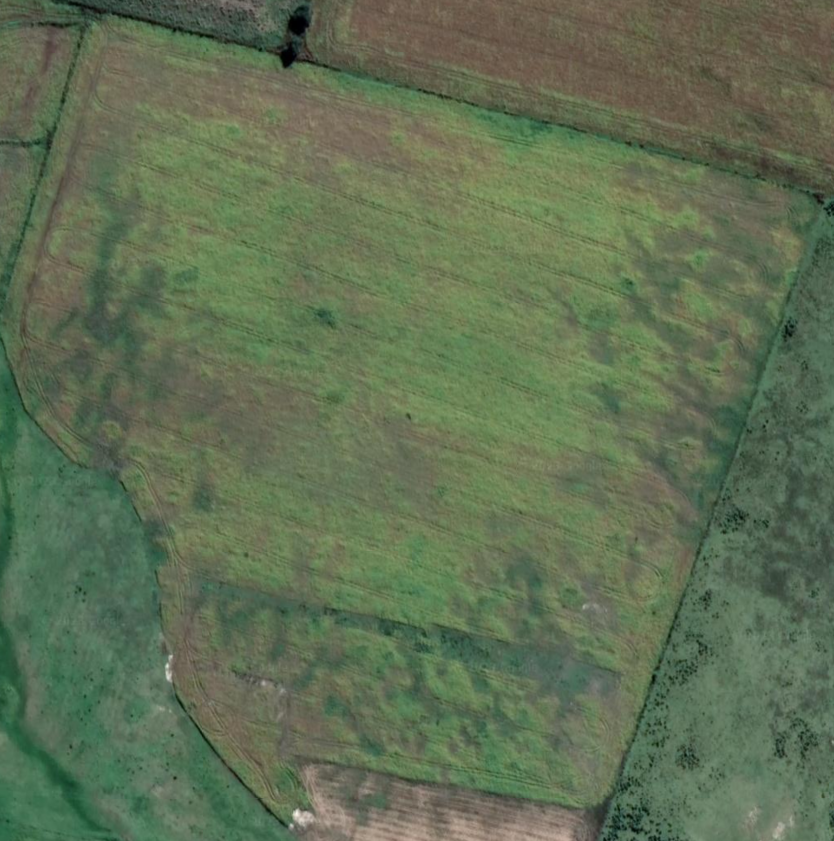
#> input picture Images/sample_img_4.png, 834 x 841 px
$ jupyter execute filter_image.ipynb
#> lines starting #> are read from the running program, lines starting #| are printed output that depends on the picture; after the words box and inside, x2 and y2 are one past the last pixel; in counts of white or black regions, pixels touching at a corner belong together
### image_cropper.py
import cv2
import numpy as np
from tkinter import Tk, filedialog


class ImageCropper:
    def __init__(self, image_path=None):

        # Define the global variables
        self.points = []
        self.lines = []
        self.img = None
        self.canvas = None

        self.mask = None
        self.image_path = image_path

    # [26 lines left out: function mouse_callback, not called in this run]

    def create_polygon(self, image_path):

        self.img = cv2.imread(image_path)
        clone = self.img.copy()

        cv2.namedWindow('Image')
        cv2.setMouseCallback('Image', self.mouse_callback)

        while True:
            cv2.imshow('Image', self.img)
            key = cv2.waitKey(1) & 0xFF

            if key == ord('r'):
                self.img = clone.copy()
                self.points.clear()
                self.lines.clear()

            elif key == ord('c'):
                break

        cv2.destroyAllWindows()

        # Create a mask based on the selected points
        self.mask = np.zeros_like(clone[:, :, 0])
        self.points = np.array(self.points, dtype=np.int32)
        cv2.fillPoly(self.mask, [self.points], (255, 255, 255))

    def run(self):

        # Create a Tkinter window to open the file dialog
        root = Tk()
        root.withdraw()

        if self.image_path is None:
            # Open the file dialog to select the image
            self.image_path = filedialog.askopenfilename()

        # Call the function to create the polygon and remove everything outside
        self.create_polygon(self.image_path)


# [4 lines that do not run on import are left out]

### filter_image.ipynb
[cell 1]
import cv2
import numpy as np
import matplotlib.pyplot as plt

from image_cropper import ImageCropper

[cell 2]
input_image_path = "Images/sample_img_4.png"

[cell 3]
## Read
img = cv2.imread(input_image_path)
#> img is the input picture: shape (841, 834, 3); mean B, G, R 83.5, 111.3, 96.1

## convert to hsv
hsv = cv2.cvtColor(img, cv2.COLOR_BGR2HSV)
#> hsv: shape (841, 834, 3); mean H, S, V 46, 68.9, 112.5


mask = cv2.inRange(hsv, (37, 52, 68), (94, 255, 139))
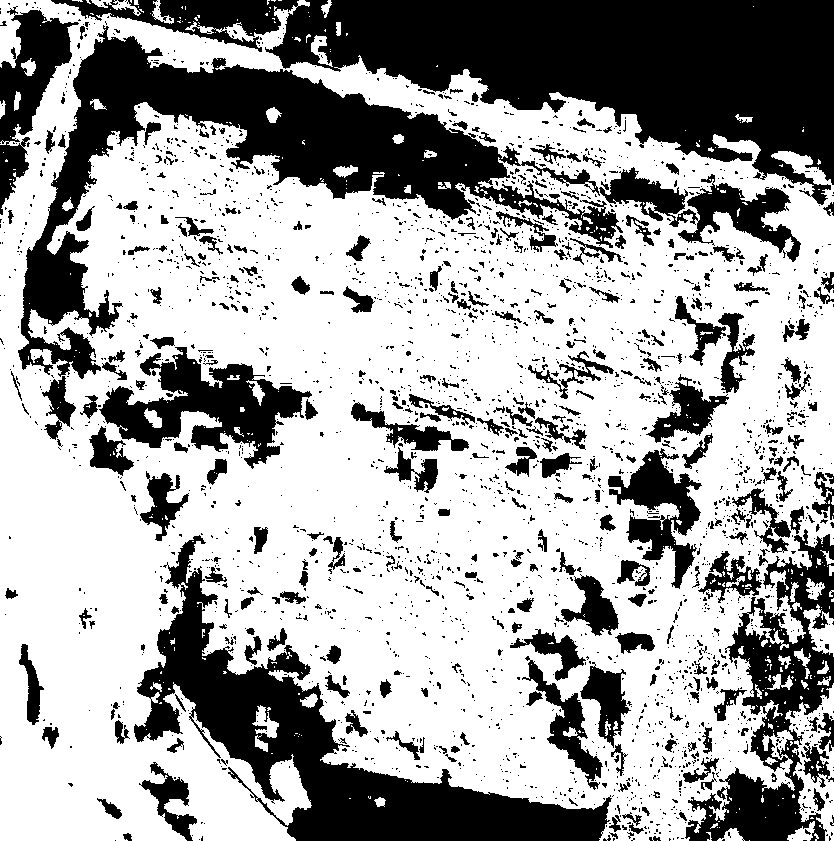
#> mask: shape (841, 834); 64.1% white; 2724 black regions (2363 under 20 px), largest, box (x1, y1, x2, y2) and area: (51, 0, 834, 205) 66488, (18, 25, 623, 379) 45936, (134, 535, 612, 841) 35054

## slice the green
imask = mask>0
green = np.zeros_like(img, np.uint8)
green[imask] = img[imask]
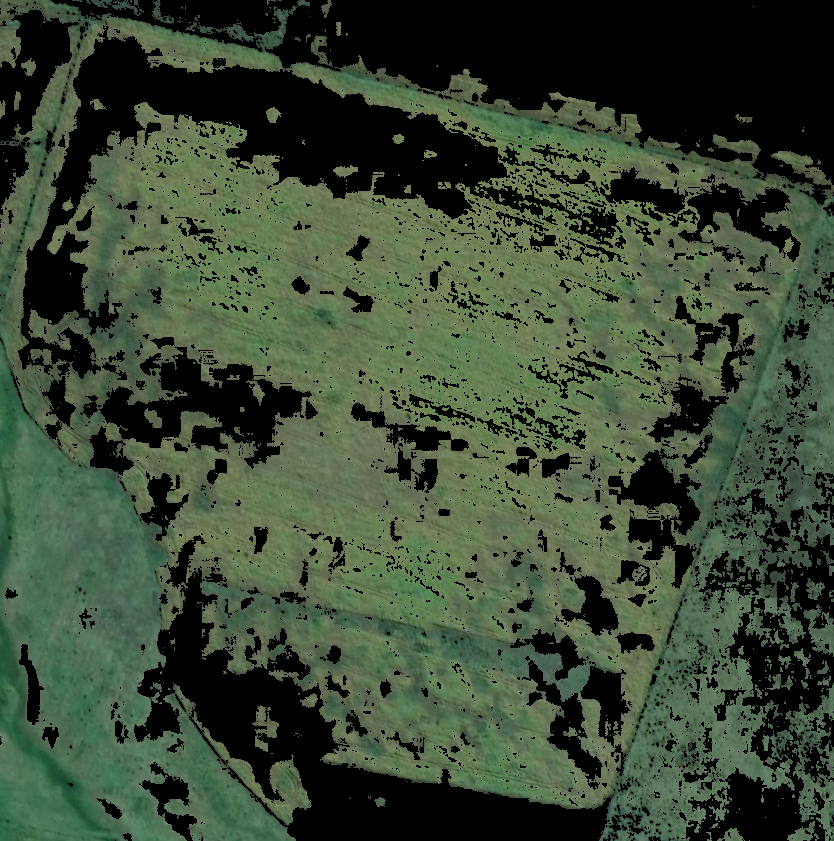
#> green: shape (841, 834, 3); mean B, G, R 52.9, 73, 58.8

[cell 4]
plt.imshow(cv2.cvtColor(img, cv2.COLOR_BGR2RGB))
plt.axis('off')
plt.show()

[cell 5]
plt.imshow(cv2.cvtColor(mask, cv2.COLOR_BGR2RGB))
plt.axis('off')
plt.show()

[cell 6]
img_cropper = ImageCropper(input_image_path)
img_cropper.run()
#> (key Esc is pressed here)

$ run again, with Images/sample_img_1.png copied over Images/sample_img_4.png
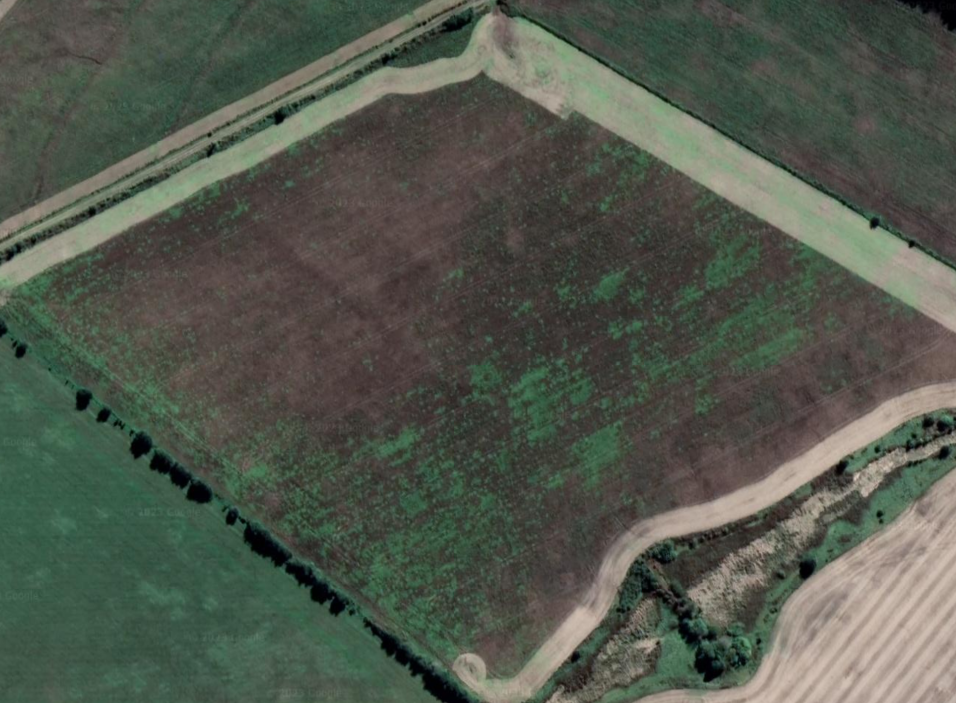
#> input picture Images/sample_img_1.png, 956 x 703 px
#> img is the input picture: shape (703, 956, 3); mean B, G, R 76.8, 88.2, 82
#> hsv: shape (703, 956, 3); mean H, S, V 41, 51.1, 91.7
#> `mask = cv2.inRange(hsv, (37, 52, 68), (94, 255, 139))`:
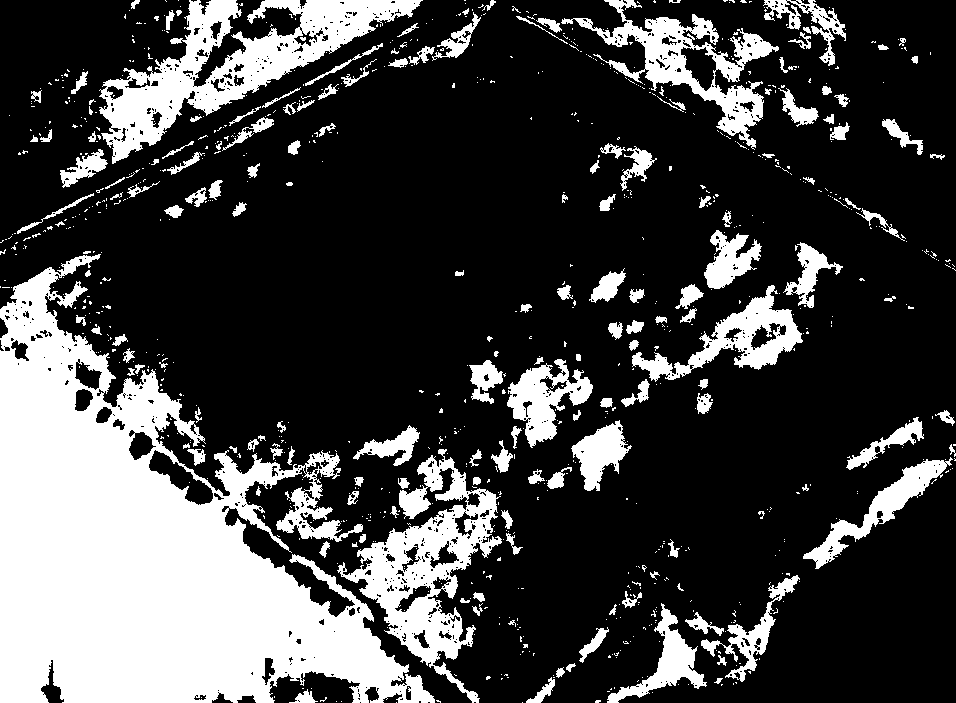
#> mask: shape (703, 956); 26.2% white; 913 white regions (749 under 20 px), largest, box (x1, y1, x2, y2) and area: (0, 254, 435, 703) 94352, (99, 0, 423, 164) 16343, (337, 449, 502, 703) 13044
#> `green[imask] = img[imask]`:
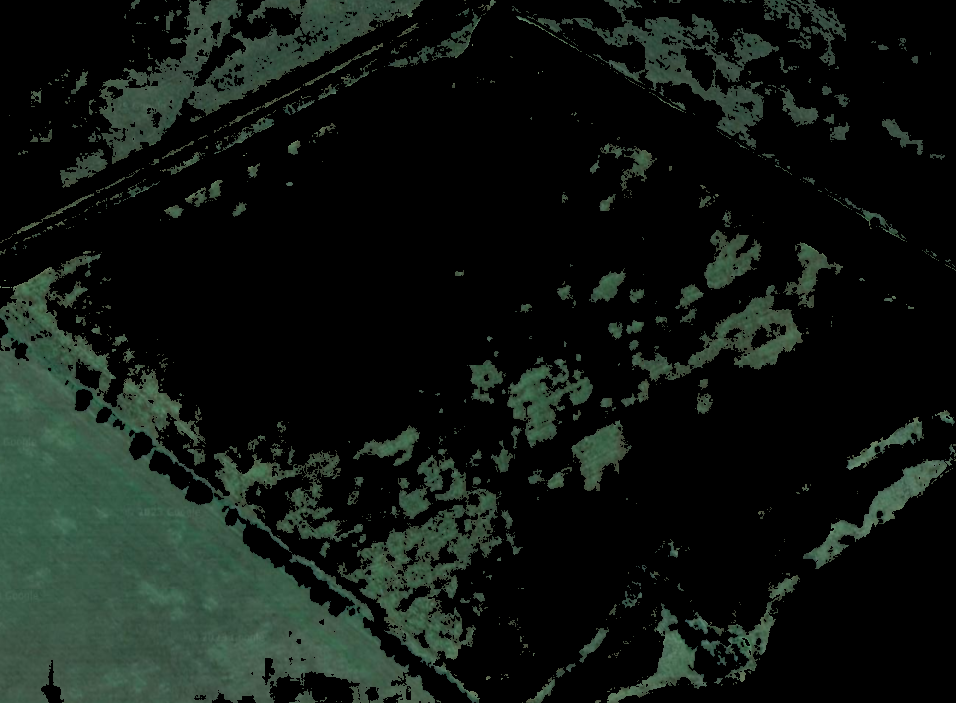
#> green: shape (703, 956, 3); mean B, G, R 18.4, 23.1, 16.2

$ run again, with Images/sample_img_2.png copied over Images/sample_img_4.png
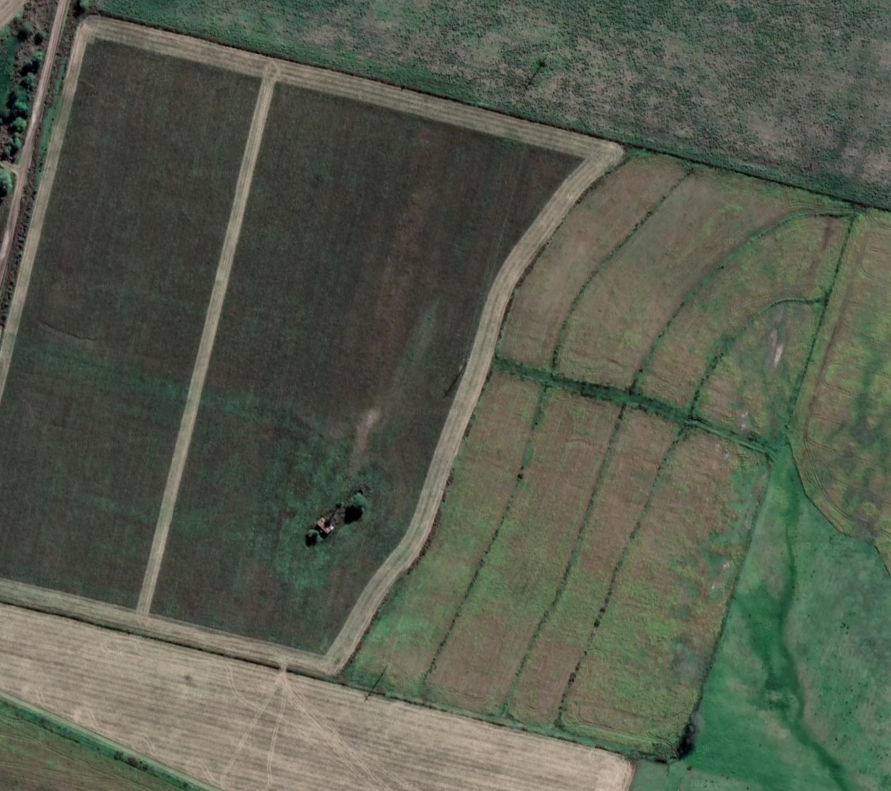
#> input picture Images/sample_img_2.png, 891 x 791 px
#> img is the input picture: shape (791, 891, 3); mean B, G, R 77.2, 92.1, 86.3
#> hsv: shape (791, 891, 3); mean H, S, V 40.3, 49, 94.2
#> `mask = cv2.inRange(hsv, (37, 52, 68), (94, 255, 139))`:
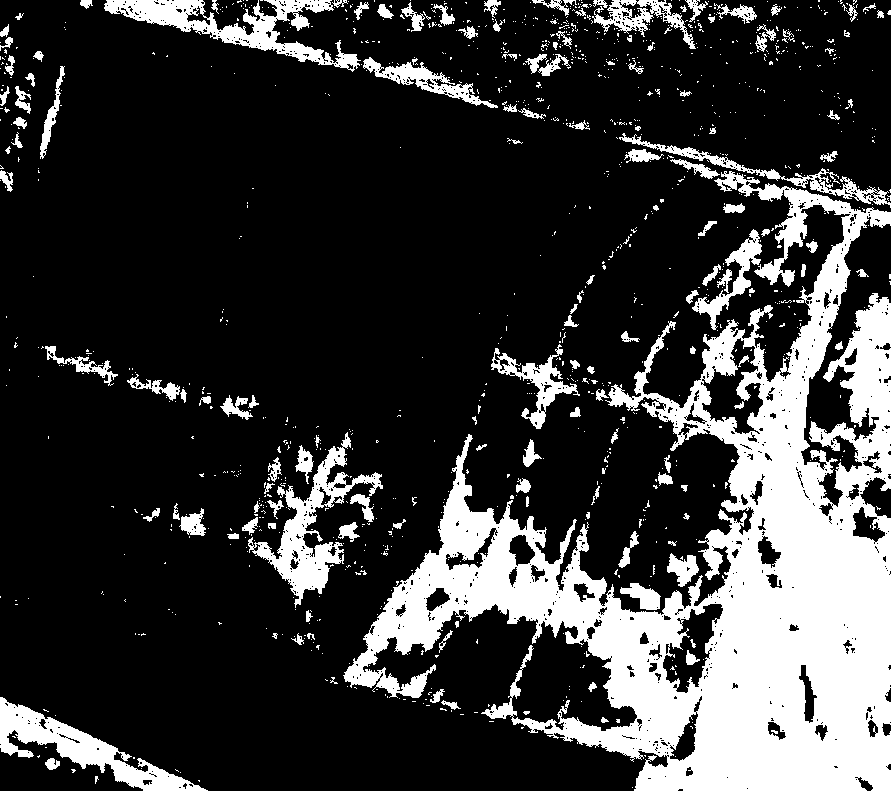
#> mask: shape (791, 891); 22.1% white; 1137 white regions (992 under 20 px), largest, box (x1, y1, x2, y2) and area: (343, 171, 891, 791) 113781, (104, 0, 361, 72) 5513, (248, 432, 383, 608) 5428
#> `green[imask] = img[imask]`:
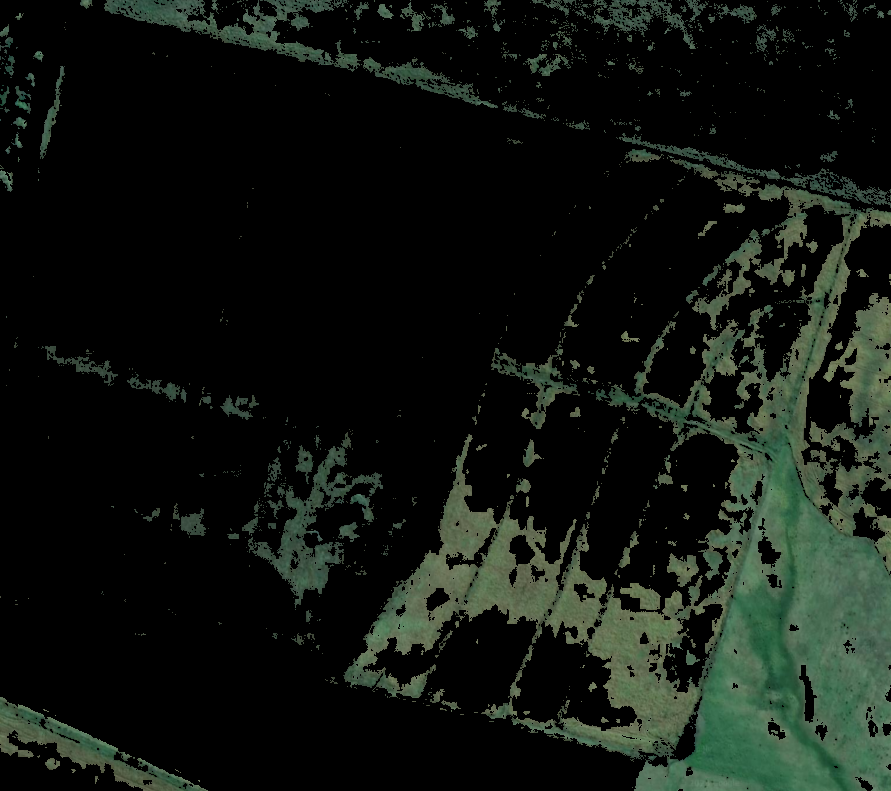
#> green: shape (791, 891, 3); mean B, G, R 17, 22.4, 16.9

$ run again, with Images/sample_img_3.png copied over Images/sample_img_4.png
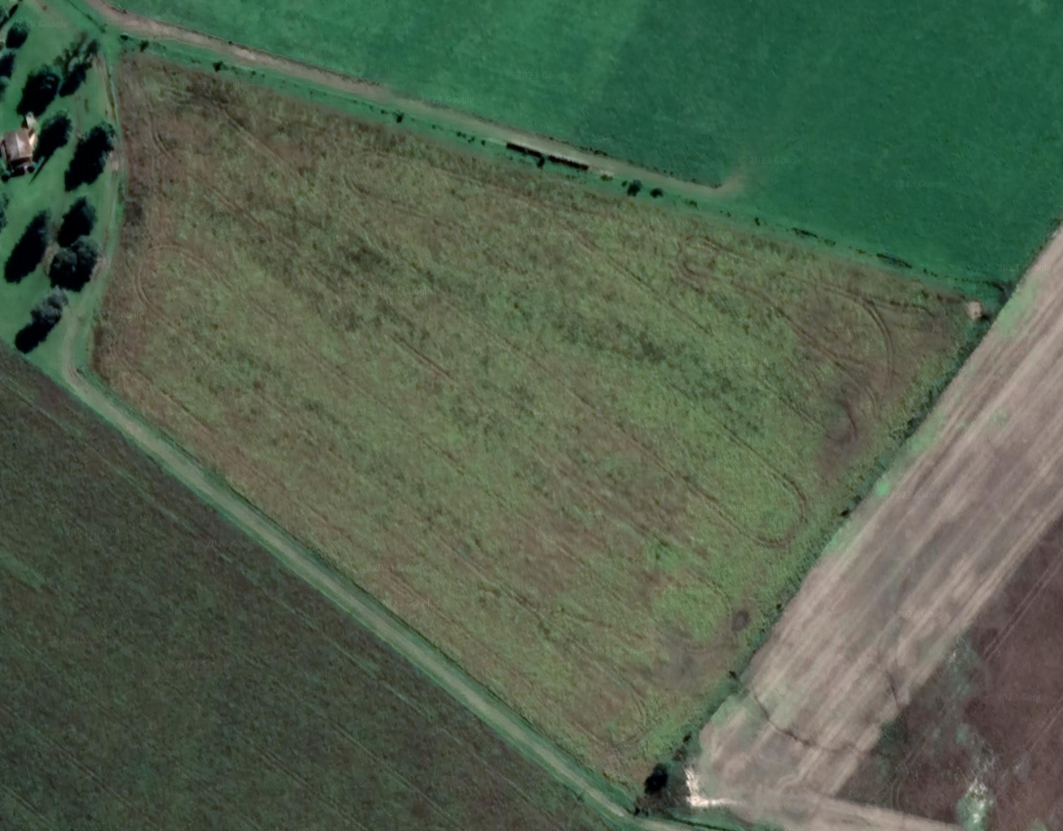
#> input picture Images/sample_img_3.png, 1063 x 831 px
#> img is the input picture: shape (831, 1063, 3); mean B, G, R 76.6, 97.1, 81.9
#> hsv: shape (831, 1063, 3); mean H, S, V 45.7, 74.3, 98.9
#> `mask = cv2.inRange(hsv, (37, 52, 68), (94, 255, 139))`:
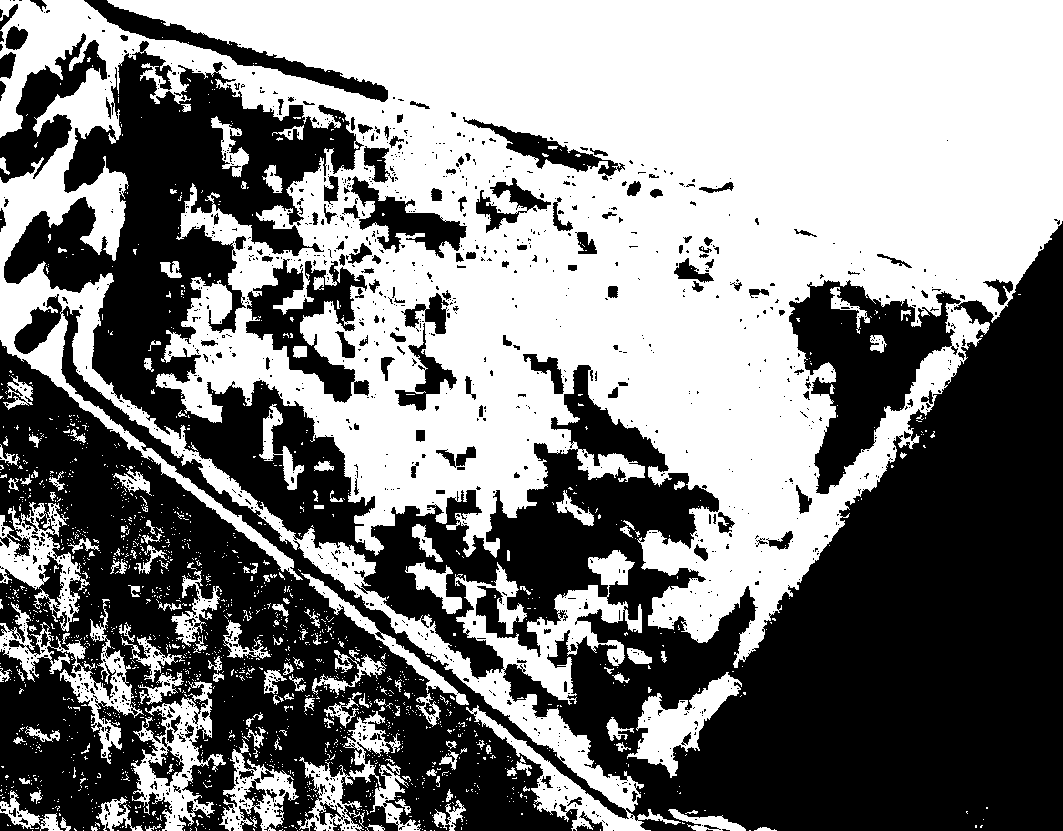
#> mask: shape (831, 1063); 50.6% white; 1461 black regions (1293 under 20 px), largest, box (x1, y1, x2, y2) and area: (0, 41, 1063, 831) 374689, (789, 280, 961, 494) 16324, (246, 259, 369, 403) 6976
#> `green[imask] = img[imask]`:
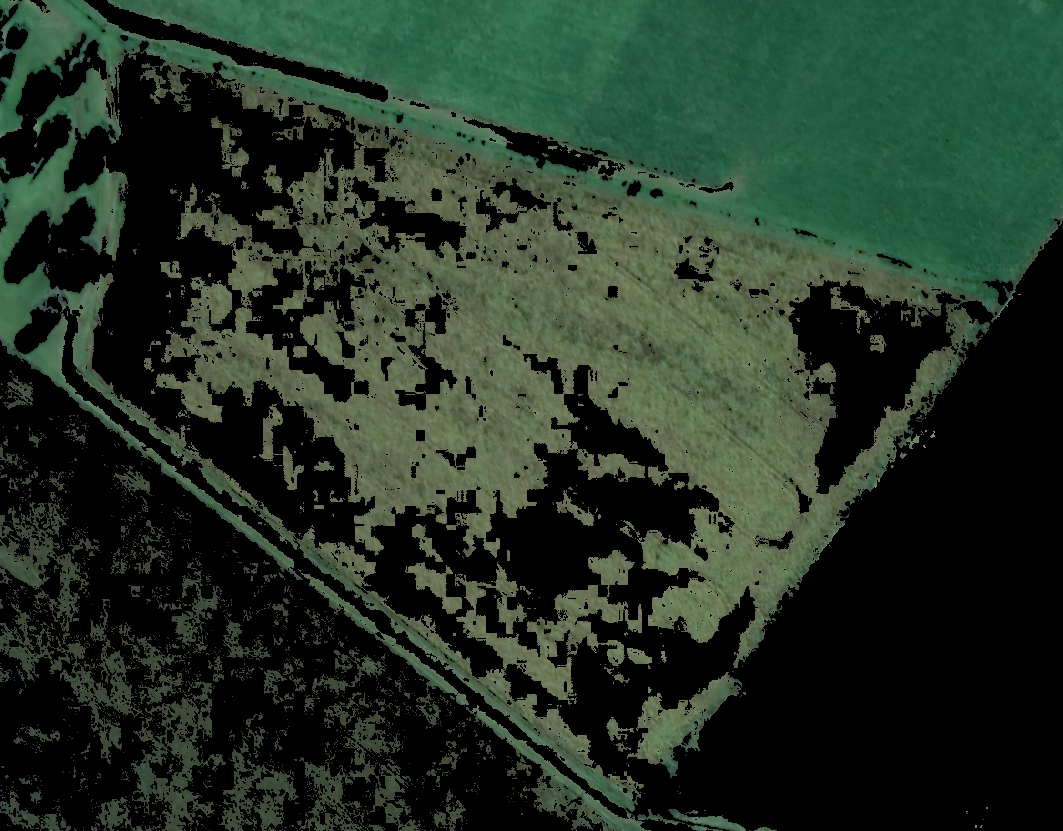
#> green: shape (831, 1063, 3); mean B, G, R 37.3, 50.9, 36
